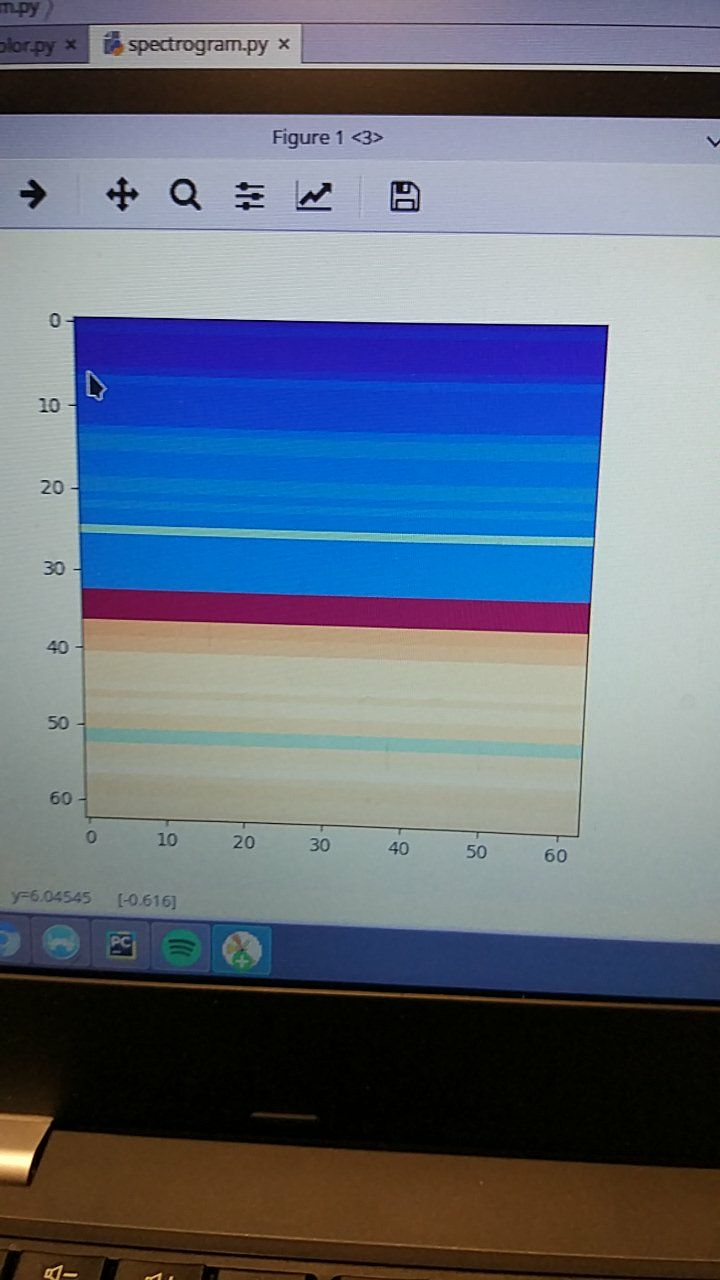
#> input picture histogram/img01.jpg, 720 x 1280 px
$ python grey_histogram_1D.py --image img01.jpg   (Python 2 division)
#> lines starting #> are read from the running program, lines starting #| are printed output that depends on the picture
# -*- coding: utf-8 -*-
#     cv2.calcHist(images, channels, mask, histSize, ranges)

#     images: This is the image that we want to compute a histogram
#     for. Wrap it as a list: [myImage].

#     channels: A list of indexes, where we specify the index of the
#     channel we want to compute a histogram for. To compute a
#     histogram of a grayscale image, the list would be [0]. To
#     compute a histogram for all three red, green, and blue channels,
#     the channels list would be [0, 1, 2].

#     mask: I haven’t covered masking yet in this blog yet, but
#     essentially, a mask is a uint8 image with the same shape as our
#     original image, where pixels with a value of zero are ignored
#     and pixels with a value greater than zero are included in the
#     histogram computation. Using masks allow us to only compute a
#     histogram for a particular region of an image. For now, we’ll
#     just use a value of None for the mask.

#     histSize: This is the number of bins we want to use when
#     computing a histogram. Again, this is a list, one for each
#     channel we are computing a histogram for. The bin sizes do not
#     all have to be the same. Here is an example of 32 bins for each
#     channel: [32, 32, 32].

#     ranges: The range of possible pixel values. Normally, this is
#     [0, 256] for each channel, but if you are using a color space
#     other than RGB (such as HSV), the ranges might be different.


# import the necessary packages
from matplotlib import pyplot as plt
import numpy as np
import argparse
import cv2

# construct the argument parser and parse the arguments
ap = argparse.ArgumentParser()
#ap.add_argument("-i", "--image", required = True, help = "Path to the image")
ap.add_argument("-i", "--image", required = True, help = "Path to the image")
args = vars(ap.parse_args())

# load the image and show it
image = cv2.imread(args["image"])
#> image is the input picture: shape (1280, 720, 3); mean B, G, R 126.2, 110, 99.7
cv2.imshow("image", image)

# convert the image to grayscale and create a histogram
gray = cv2.cvtColor(image, cv2.COLOR_BGR2GRAY)
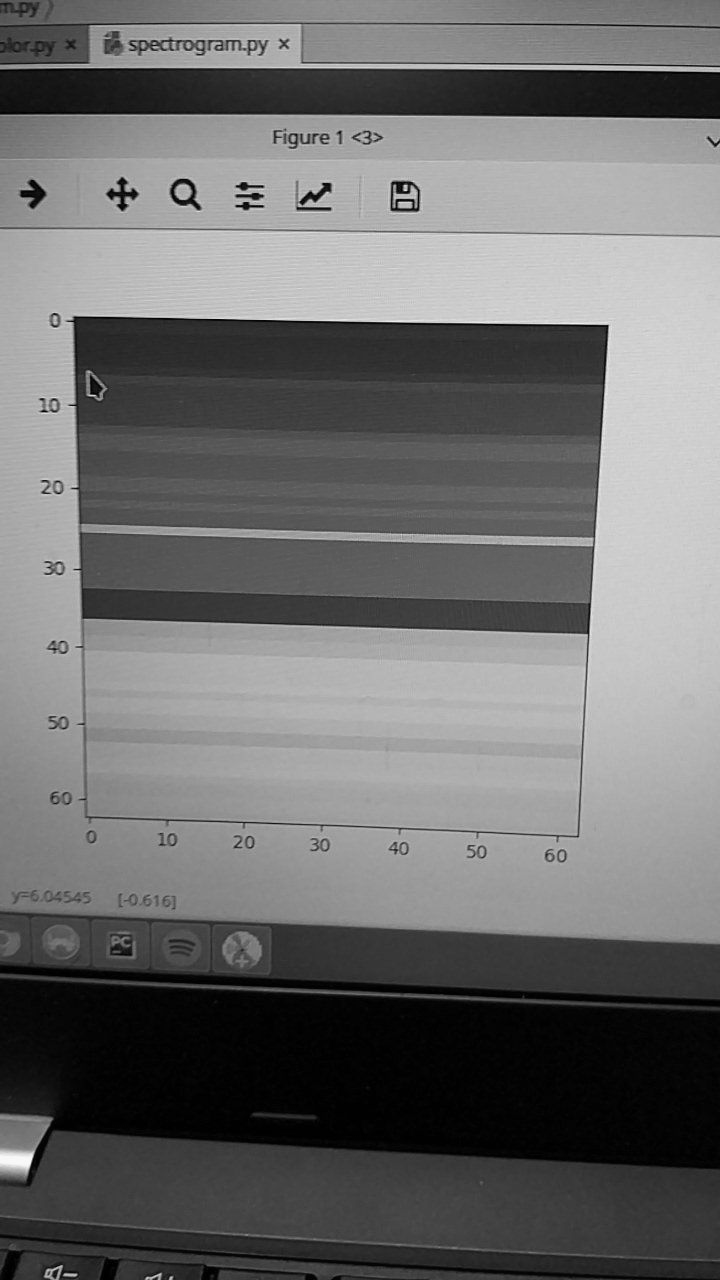
#> gray: shape (1280, 720); min 0, max 250, mean 108.7
cv2.imshow("gray", gray)
hist = cv2.calcHist([gray], [0], None, [256], [0, 256])
#> hist = 256 values, max 23508 at index 3, min 0 at index 251, mean 3600
plt.figure()
plt.title("Grayscale Histogram")
plt.xlabel("Bins")
plt.ylabel("# of Pixels")
plt.plot(hist)
plt.xlim([0, 256])
plt.show()
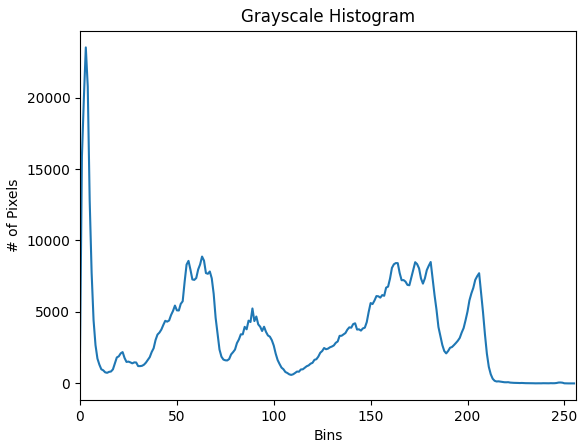
#> figure drawn by matplotlib, 1 panel; curve peaks at x = 3, y = 23508
print 'fin'
